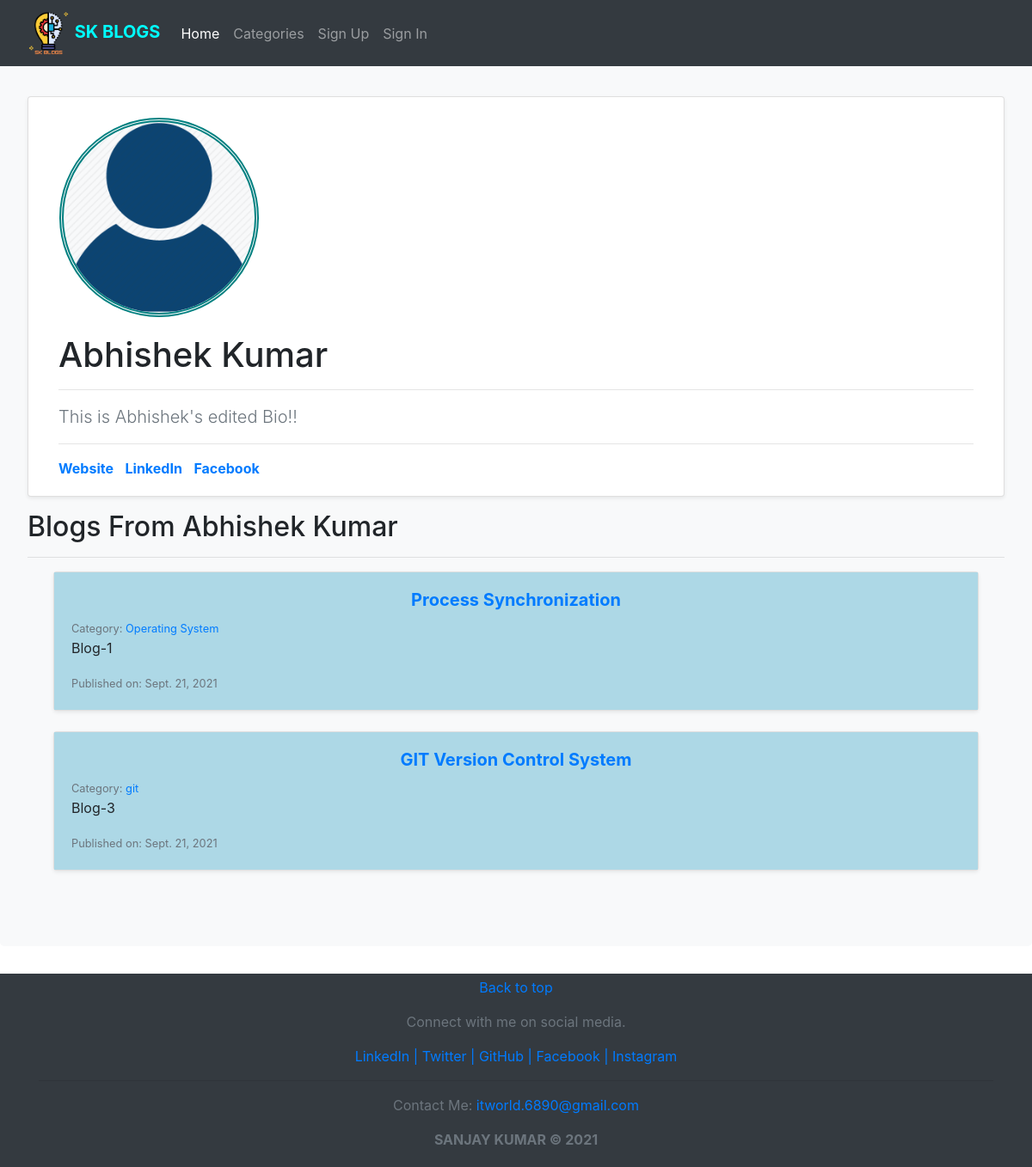
Screenshot of /members/3/profile with the database file from the repository.
### blog/models.py (models this page shows, shortened)
class Profile(models.Model):
    user = models.OneToOneField(User, null=True, on_delete=models.CASCADE)
    bio = models.TextField()
    profile_pic = models.ImageField(null=True, blank=True, upload_to="images/profile")
    website_url = models.URLField(null=True, blank=True)
    facebook_url = models.URLField(null=True, blank=True)
    instagram_url = models.URLField(null=True, blank=True)
    linkedin_url = models.URLField(null=True, blank=True)
    twitter_url = models.URLField(null=True, blank=True)

class Post(models.Model):
    title = models.CharField(max_length=255)
    title_tag = models.CharField(max_length=255)
    post_date = models.DateField(auto_now_add=True)
    author  = models.ForeignKey(User, on_delete=CASCADE)
    category = models.ForeignKey(Category, models.SET_NULL, blank=True, null=True)
    body = RichTextField(blank=True, null=True)
    snippet = models.CharField(max_length=255)
    likes = models.ManyToManyField(User, related_name="blog_posts")

class Category(models.Model):
    name = models.CharField(max_length=255)
    def __str__(self):
        return self.name

### members/views.py (the view)
# urls.py: path('<int:pk>/profile',ShowProfilePageView.as_view(), name="show-profile-page"),
class ShowProfilePageView(DetailView):
    model = Profile
    template_name = 'registration/user_profile.html'
    def get_context_data(self, *args, **kwargs):
        context = super(ShowProfilePageView, self).get_context_data(*args, **kwargs)
        page_user = get_object_or_404(Profile, id=self.kwargs['pk'])
        context["page_user"] = page_user
        context["user_posts"] = Post.objects.filter(author = page_user.user)
        return context

### members/templates/registration/user_profile.html (shortened to what this page needs)
{% extends 'base.html' %}
{% load static %}
{% block content %}
<div class="col card mb-3 mt-5 shadow-sm">
  {% if page_user.profile_pic %}
      <img src="{{ page_user.profile_pic.url }}" class="card-img-top mt-4 bg-light" style=" border: 5px double teal;border-radius:50%; width:21%;margin-left:21px" alt="Profile Pic">
    {% else %}
      <img src="{% static 'profile_pic.png' %}" class="card-img-top mt-4 bg-light" style=" border: 5px double teal;border-radius:50%; width:21%;margin-left:21px" alt="Profile Pic">
  {% endif %}
  <div class="card-body">
    <h1 class="fw-light card-title">{{ page_user.user.first_name }} {{ page_user.user.last_name }}</h1>
    <hr/>
    <p class="lead text-muted">{{ page_user.bio }}</p>
    <hr/>
    <p class="card-text">
      <strong>
        {% if page_user.website_url %}
        <a href="{{ page_user.website_url }}">Website</a> &ThickSpace;
        {% endif %}
        {% if page_user.linkedin_url %}
          <a href="{{ page_user.linkedin_url }}">LinkedIn</a> &ThickSpace;
        {% endif %}
        {% if page_user.facebook_url %}
          <a href="{{ page_user.facebook_url }}">Facebook</a> &ThickSpace;
        {% endif %}
      </strong>
    </p>
  </div>
</div>
<h2 class="fw-light mt-2">Blogs From {{ page_user.user.first_name }} {{ page_user.user.last_name }}</h2>
<hr/>
<div class="container">
  {% for post in user_posts %}
  <div class="col">
    <div class="card shadow-sm">
      <div class="card-body" style="background:lightblue;">
        <h5 class="card-text" style="text-align: center;"><a href="{% url 'article-view' post.pk %}"><strong>{{ post.title }}</strong></a></h5>
        <small class="text-muted">Category: <a href="{% url 'category' post.category|slugify %}">{{ post.category }}</a></small>
        <p class="card-text">{{ post.snippet }}</p>
        <small class="card-text text-muted">Published on: {{ post.post_date }}</small>
      </div>
    </div>
  </div>
  <br/>
  {% endfor %}
</div>
{% endblock %}

### rows the page displays
Profile: user.first_name "Abhishek", user.last_name "Kumar", bio "This is Abhishek's edited Bio!!"
Post: title "Process Synchronization", category "Operating System", snippet "Blog-1", post_date "Sept. 21, 2021"
Post: title "GIT Version Control System", category "git", snippet "Blog-3", post_date "Sept. 21, 2021"
